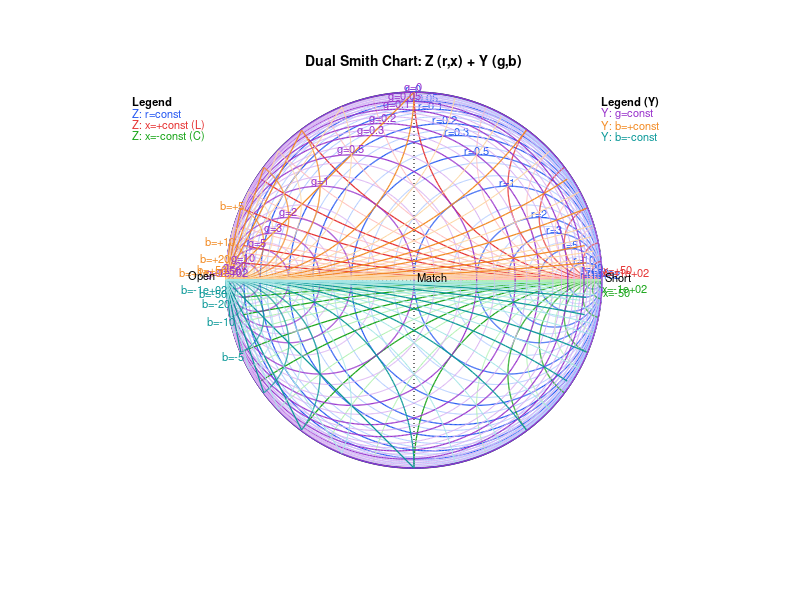

The MATLAB source for this figure:
function Smith(mode)
% Smith.m — Dense, colorful, fully-labeled Smith chart(s) with handle-safe helpers.
% No toolboxes required. Works on older MATLAB.
%
% Usage:
%   Smith()         % one overlaid chart (Z + Y)
%   Smith('two')    % two panels side-by-side (Z-only | Y-only)

if nargin<1, mode = 'overlay'; end

% -------- Appearance controls --------
fs      = 8;        % base font size for labels
lwMaj   = 0.9;      % line width major
lwMin   = 0.4;      % line width minor

% Normalized families (density controls)
rMaj = [0 0.05 0.1 0.2 0.3 0.5 1 2 3 5 10 20 50 100];
rMin = [0.01 0.02 0.03 0.04 0.06 0.08 0.12 0.15 0.25 0.4 0.6 0.8 1.5 2.5 4 7 15 30 70];
xMaj = [0.05 0.1 0.2 0.3 0.5 1 2 3 5 10 20 50 100];  xMin = rMin;
gMaj = rMaj;  gMin = rMin;   % Y mirrors Z families
bMaj = xMaj;  bMin = xMin;

% Colors
col_rMaj = [0.15 0.35 0.95];  col_rMin = [0.70 0.80 1.00];
col_xpMaj= [0.90 0.20 0.20];  col_xpMin= [1.00 0.75 0.75];
col_xnMaj= [0.10 0.65 0.10];  col_xnMin= [0.70 0.95 0.70];

col_gMaj = [0.60 0.20 0.80];  col_gMin = [0.85 0.70 0.95];
col_bpMaj= [0.95 0.55 0.15];  col_bpMin= [0.99 0.84 0.64];
col_bnMaj= [0.05 0.60 0.60];  col_bnMin= [0.65 0.90 0.90];

col_axis = [0 0 0];

% Figure
figure('Color','w','Name','Smith Chart');
if strcmpi(mode,'two')
    tiledlayout(1,2,'TileSpacing','compact','Padding','compact');

    % ---- Left: Z-only ----
    ax1 = nexttile; hold(ax1,'on'); axis(ax1,'equal'); axis(ax1,'off');
    baseCircle(ax1, col_axis);
    set(ax1,'XLim',[-1.65 1.65],'YLim',[-1.15 1.05]);   % room for legends at ±1.5
    draw_const_r(ax1, rMaj, col_rMaj, lwMaj); draw_const_r(ax1, rMin, col_rMin, lwMin);
    draw_const_x(ax1, xMaj, +1, col_xpMaj, lwMaj); draw_const_x(ax1, xMin, +1, col_xpMin, lwMin);
    draw_const_x(ax1, xMaj, -1, col_xnMaj, lwMaj); draw_const_x(ax1, xMin, -1, col_xnMin, lwMin);
    add_labels_r(ax1, rMaj, col_rMaj, fs);
    add_labels_x(ax1, +1, xMaj, col_xpMaj, fs);
    add_labels_x(ax1, -1, xMaj, col_xnMaj, fs);
    corner_and_legend(ax1, fs, ...
        col_rMaj, col_xpMaj, col_xnMaj, ...
        col_gMaj, col_bpMaj, col_bnMaj, 'z');
    title(ax1,'Z-Smith (r,x)');

    % ---- Right: Y-only ----
    ax2 = nexttile; hold(ax2,'on'); axis(ax2,'equal'); axis(ax2,'off');
    baseCircle(ax2, col_axis);
    set(ax2,'XLim',[-1.65 1.65],'YLim',[-1.15 1.05]);
    draw_const_g(ax2, gMaj, col_gMaj, lwMaj); draw_const_g(ax2, gMin, col_gMin, lwMin);
    draw_const_b(ax2, bMaj, +1, col_bpMaj, lwMaj); draw_const_b(ax2, bMin, +1, col_bpMin, lwMin);
    draw_const_b(ax2, bMaj, -1, col_bnMaj, lwMaj); draw_const_b(ax2, bMin, -1, col_bnMin, lwMin);
    add_labels_g(ax2, gMaj, col_gMaj, fs);
    add_labels_b(ax2, +1, bMaj, col_bpMaj, fs);
    add_labels_b(ax2, -1, bMaj, col_bnMaj, fs);
    corner_and_legend(ax2, fs, ...
        col_rMaj, col_xpMaj, col_xnMaj, ...
        col_gMaj, col_bpMaj, col_bnMaj, 'y');
    title(ax2,'Y-Smith (g,b)');

else
    % ---- Single overlaid chart (Z + Y) ----
    ax = axes; hold(ax,'on'); axis(ax,'equal'); axis(ax,'off');
    baseCircle(ax, col_axis);
    set(ax,'XLim',[-1.65 1.65],'YLim',[-1.15 1.05]);

    % Z-grid
    draw_const_r(ax, rMaj, col_rMaj, lwMaj); draw_const_r(ax, rMin, col_rMin, lwMin);
    draw_const_x(ax, xMaj, +1, col_xpMaj, lwMaj); draw_const_x(ax, xMin, +1, col_xpMin, lwMin);
    draw_const_x(ax, xMaj, -1, col_xnMaj, lwMaj); draw_const_x(ax, xMin, -1, col_xnMin, lwMin);
    add_labels_r(ax, rMaj, col_rMaj, fs);
    add_labels_x(ax, +1, xMaj, col_xpMaj, fs);
    add_labels_x(ax, -1, xMaj, col_xnMaj, fs);

    % Y-grid
    draw_const_g(ax, gMaj, col_gMaj, lwMaj); draw_const_g(ax, gMin, col_gMin, lwMin);
    draw_const_b(ax, bMaj, +1, col_bpMaj, lwMaj); draw_const_b(ax, bMin, +1, col_bpMin, lwMin);
    draw_const_b(ax, bMaj, -1, col_bnMaj, lwMaj); draw_const_b(ax, bMin, -1, col_bnMin, lwMin);
    add_labels_g(ax, gMaj, col_gMaj, fs);
    add_labels_b(ax, +1, bMaj, col_bpMaj, fs);
    add_labels_b(ax, -1, bMaj, col_bnMaj, fs);

    corner_and_legend(ax, fs, ...
        col_rMaj, col_xpMaj, col_xnMaj, ...
        col_gMaj, col_bpMaj, col_bnMaj, 'both');
    title(ax,'Dual Smith Chart: Z (r,x) + Y (g,b)','FontSize',fs+2);
end
end

% ==================== Drawing primitives (handle-safe) ====================

function baseCircle(ax, col_axis)
    th = linspace(0,2*pi,1536);
    uc = exp(1j*th);
    plot(ax, real(uc), imag(uc), 'k-', 'LineWidth', 1.25);
    plot(ax, [-1 1],[0 0],':','Color',col_axis,'LineWidth',0.8);
    plot(ax, [0 0],[-1 1],':','Color',col_axis,'LineWidth',0.8);
end

function draw_const_r(ax, rvals, col, lw)
% Constant resistance circles (normalized r >= 0):
% Center c = r/(1+r), radius R = 1/(1+r)
    th = linspace(0,2*pi,721);
    for r = rvals
        if r < 0, continue; end
        c = r/(1+r);
        R = 1/(1+r);
        z = c + R*exp(1j*th);
        m = abs(z) <= 1 + 1e-6;
        plot(ax, real(z(m)), imag(z(m)), '-', 'LineWidth', lw, 'Color', col);
    end
end

function draw_const_x(ax, xvals, sgn, col, lw)
% Constant reactance circles (normalized x):
% Center (1, 1/x), radius 1/|x|
    th = linspace(0,2*pi,721);
    for x = xvals
        yc = 1/(sgn*x);
        Rc = 1/abs(x);
        z = (1 + Rc*cos(th)) + 1j*(yc + Rc*sin(th));
        m = abs(z) <= 1 + 1e-6;
        plot(ax, real(z(m)), imag(z(m)), '-', 'LineWidth', lw, 'Color', col);
    end
end

function draw_const_g(ax, gvals, col, lw)
% Constant conductance circles (normalized g >= 0):
% Center c = -g/(1+g), radius R = 1/(1+g)  (mirrored left)
    th = linspace(0,2*pi,721);
    for g = gvals
        if g < 0, continue; end
        c = -g/(1+g);
        R = 1/(1+g);
        z = c + R*exp(1j*th);
        m = abs(z) <= 1 + 1e-6;
        plot(ax, real(z(m)), imag(z(m)), '-', 'LineWidth', lw, 'Color', col);
    end
end

function draw_const_b(ax, bvals, sgn, col, lw)
% Constant susceptance circles (normalized b):
% Center (-1, 1/b), radius 1/|b|
    th = linspace(0,2*pi,721);
    for b = bvals
        yc = 1/(sgn*b);
        Rc = 1/abs(b);
        z = (-1 + Rc*cos(th)) + 1j*(yc + Rc*sin(th));
        m = abs(z) <= 1 + 1e-6;
        plot(ax, real(z(m)), imag(z(m)), '-', 'LineWidth', lw, 'Color', col);
    end
end

% ==================== Label helpers (handle-safe) ====================

function add_labels_r(ax, rvals, col, fs)
% Place r labels near the top of each constant-r circle (on +j side)
    for r = rvals
        if r < 0, continue; end
        c = r/(1+r);
        R = 1/(1+r);
        ang = pi/2;  % 90°
        p = c + R*exp(1j*ang);
        if abs(p) <= 1.02
            text(ax, real(p), imag(p), sprintf('r=%.2g',r), ...
                'FontSize', fs, 'Color', col, ...
                'HorizontalAlignment','center', 'VerticalAlignment','bottom');
        end
    end
end

function add_labels_x(ax, sgn, xvals, col, fs)
% Place x labels along each constant-x arc (right side, ~±60°)
    for x = xvals
        yc = 1/(sgn*x); Rc = 1/abs(x);
        ang = sgn * pi/3;    % +60° for +x, -60° for -x
        p = (1 + Rc*cos(ang)) + 1j*(yc + Rc*sin(ang));
        if abs(p) <= 1.02
            if sgn > 0
                s = sprintf('x=+%.2g',x);
                va = 'bottom';
            else
                s = sprintf('x=-%.2g',x);
                va = 'top';
            end
            text(ax, real(p), imag(p), s, ...
                'FontSize', fs, 'Color', col, ...
                'HorizontalAlignment','left', 'VerticalAlignment', va);
        end
    end
end

function add_labels_g(ax, gvals, col, fs)
% Place g labels near the top of each constant-g circle (left side)
    for g = gvals
        if g < 0, continue; end
        c = -g/(1+g);
        R = 1/(1+g);
        ang = pi/2;
        p = c + R*exp(1j*ang);
        if abs(p) <= 1.02
            text(ax, real(p), imag(p), sprintf('g=%.2g',g), ...
                'FontSize', fs, 'Color', col, ...
                'HorizontalAlignment','center', 'VerticalAlignment','bottom');
        end
    end
end

function add_labels_b(ax, sgn, bvals, col, fs)
% Place b labels along each constant-b arc (left side, ~±60°)
    for b = bvals
        yc = 1/(sgn*b); Rc = 1/abs(b);
        ang = sgn * pi/3;
        p = (-1 + Rc*cos(ang)) + 1j*(yc + Rc*sin(ang));
        if abs(p) <= 1.02
            if sgn > 0
                s = sprintf('b=+%.2g',b);
                va = 'bottom';
            else
                s = sprintf('b=-%.2g',b);
                va = 'top';
            end
            text(ax, real(p), imag(p), s, ...
                'FontSize', fs, 'Color', col, ...
                'HorizontalAlignment','right', 'VerticalAlignment', va);
        end
    end
end

% ==================== Corner labels & legends (handle-safe) ====================

function corner_and_legend(ax, fs, ...
    col_rMaj, col_xpMaj, col_xnMaj, ...
    col_gMaj, col_bpMaj, col_bnMaj, which)
% Your requested positions:
% Corner labels
text(ax,  1.02, 0.02, 'Short', 'FontSize',fs);   % moved to right
text(ax, -1.2, 0.02, 'Open',  'FontSize',fs);
text(ax,  0.02, 0.02, 'Match', 'FontSize',fs);

% Tiny legends (outside circle)
y0 = 0.95;
text(ax, -1.5, y0,      'Legend',          'FontSize',fs, 'FontWeight','bold');
text(ax, -1.5, y0-0.06, 'Z: r=const',      'FontSize',fs, 'Color',col_rMaj);
text(ax, -1.5, y0-0.12, 'Z: x=+const (L)', 'FontSize',fs, 'Color',col_xpMaj);
text(ax, -1.5, y0-0.18, 'Z: x=-const (C)', 'FontSize',fs, 'Color',col_xnMaj);

text(ax,  1.0, y0,      'Legend (Y)',      'FontSize',fs, 'FontWeight','bold');
text(ax,  1.0, y0-0.06, 'Y: g=const',      'FontSize',fs, 'Color',col_gMaj);
text(ax,  1.0, y0-0.12, 'Y: b=+const',     'FontSize',fs, 'Color',col_bpMaj);
text(ax,  1.0, y0-0.18, 'Y: b=-const',     'FontSize',fs, 'Color',col_bnMaj);

% Note: axis limits are widened earlier to show x = ±1.5 comfortably.
end
